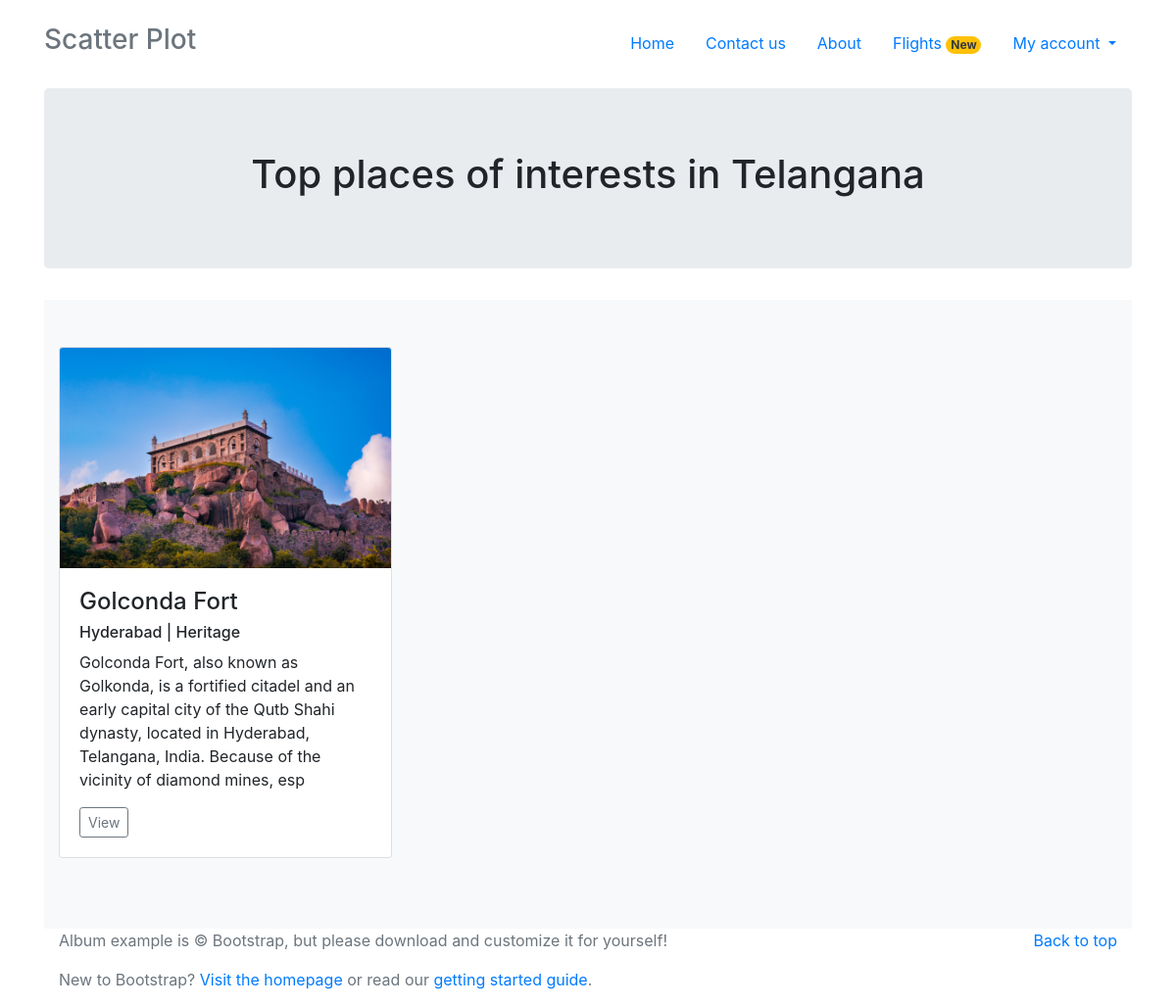
The app's page /home/states/telangana with its own data.
### Profile/models.py (models this page shows)
class Points_of_Interest(models.Model):
    State_name = models.ForeignKey(state, on_delete=models.CASCADE)
    slug = models.SlugField(max_length=100, default='state')
    Point_of_interest = models.CharField(max_length=100, null=True)
    poislug = models.SlugField(max_length=100, null=True)
    header_image = models.ImageField(null=True, blank=True, upload_to="POIs")
    category = models.CharField(max_length=50, choices=category)
    Short_Description = models.TextField(max_length=300, default='', help_text='Write a short catchy description about the POI in 100 words max')
    city = models.CharField(max_length=50, default='')
    Description = models.TextField(max_length=2000, default='', help_text='500 words max')
    Latitude = models.FloatField()
    Longitude = models.FloatField()
    Tips = models.TextField(max_length=500, default='')
    Entry_fees_Adults = models.CharField(max_length=50, default='')
    Entry_fees_Children = models.CharField(max_length=50, default='')
    Transport_methods = models.TextField(max_length=300, default='')
    Suggestions = models.TextField(max_length=500, default='', help_text='Suggest something about the place. Example: The best food to try around this area (or) other places of interests around (or) Visitors food is not allowed')
    def __str__(self):
        return (self.Point_of_interest)

class state(models.Model):
    state = models.CharField(primary_key=True, max_length=100)
    slug = models.SlugField(max_length=100, default='state')
    header_image = models.ImageField(null=True, blank=True, upload_to="statesimg")
    def __str__(self):
        return str(self.state)

### Profile/views.py (the view)
# urls.py: path('home/states/<slug:slug>', views.placesofinterest.as_view(), name='placesofinterest'),
class placesofinterest(DetailView):
    model = Points_of_Interest
    template_name = 'placesofinterest.html'

### templates/placesofinterest.html (shortened to what this page needs)
{% extends 'bootstrap.html' %}
{% block body %}
<main role="main">
  <section class="jumbotron text-center">
    <div class="container">
      <h1 class="jumbotron-heading">Top places of interests in {{ object.State_name }}</h1>
    </div>
  </section>
  <div class="album py-5 bg-light">
    <div class="container">
      <div class="row">
        <div class="col-md-4">
          <div class="card mb-4 box-shadow">
            <img class="card-img-top" style="height: 225px; width: 100%; display: block;" src={{object.header_image.url}} data-holder-rendered="true">
            <div class="card-body">
              <h4 class="card-text">{{object}}</h4>
              <h6 class="card-text">{{object.city}} | {{object.category}}</h6>
              <p class="card-text">{{object.Short_Description|slice:":200"}}</p>
              <div class="d-flex justify-content-between align-items-center">
                <div class="btn-group">
                  <a href="{% url 'poidetailview' object.pk %}" class="btn btn-sm btn-outline-secondary">View</a>
                </div>
              </div>
            </div>
          </div>
        </div>
      </div>
    </div>
  </div>
</main>
<footer class="text-muted">
  <div class="container">
    <p class="float-right">
      <a href="#">Back to top</a>
    </p>
    <p>Album example is © Bootstrap, but please download and customize it for yourself!</p>
    <p>New to Bootstrap? <a href="../../">Visit the homepage</a> or read our <a href="../../getting-started/">getting started guide</a>.</p>
  </div>
</footer>
{% endblock %}

### records on screen
Points_of_Interest: State_name "Telangana", header_image (picture), Point_of_interest "Golconda Fort", city "Hyderabad", category "Heritage", Short_Description "Golconda Fort, also known as Golkonda, is a fortified citadel and an early capital city of the Qutb Shahi dynasty, located in Hyderabad, Telangana, India. Because of the vicinity of diamond mines, esp"
